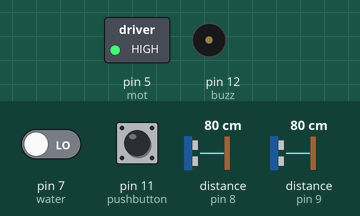
The sketch below on a simulated Arduino Uno, built with avr-gcc and run on an emulated ATmega328P. Shown: switched loads named in the sketch (green lamp = pin HIGH), buzzer (waves = sounding, pin HIGH). Wiring (inferred from the names in the program): 2 × range finder with pulse-width output: data pin 8 / data pin 9. The test bench sets the inputs (shaded band); at power-on: pin 7 (water) LOW, pin 11 (pushbutton) HIGH, distance to the obstacle (sensors on pin 8, pin 9) 80 cm. The echo pulse lasts 58.3 µs per cm; pins used as bus, display or sensor lines are not drawn.

Above: at 0.6 s.
At 4.8 s:
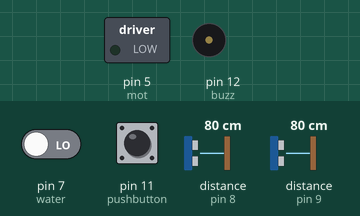
Timing chart, 0 to 6.8 s (numbered marks = the images above):
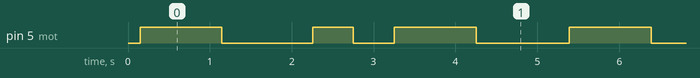

Measured:
- by itself, pin 5 (mot): repeats every 5.2 s: LOW 1.1 s, HIGH 0.50 s, LOW 0.50 s, HIGH 1.0 s, LOW 1.1 s, HIGH 1.0 s
- by itself, everything shown: repeats every 5.2 s, in 6 steps

The sketch:

project.ino
```cpp
const int water=7;
const int trigpin=13;
const int echopin1=8;
const int echopin2=9;
const int echopin3=10;
const int buzz=12;
const int mot=5;
const int pushbutton=11;
int buttonstate=0;
int check=0;

//check variable is included to neglect the output of upper ultrasonic sensor while both obstacle detecting and upper gives their output as high


void setup()
{
pinMode(trigpin,OUTPUT);
pinMode(echopin1,INPUT);
pinMode(echopin2,INPUT);
pinMode(echopin3,INPUT);
pinMode(buzz,OUTPUT);
pinMode(mot,OUTPUT);
pinMode(pushbutton,INPUT);
pinMode(water,INPUT);
Serial.begin(9600);
}


//function for obstacle avoiding ultrasonic sensor
void ultrasonic1()
{
  int distance1;
  int duration1;
  digitalWrite(trigpin,LOW);
  delayMicroseconds(20);


  digitalWrite(trigpin,HIGH);
  delay(100);
  digitalWrite(trigpin,LOW);

  duration1=pulseIn(echopin1,HIGH);

  distance1=duration1*0.034/2;
  if(distance1)
  {  check=HIGH;
  }
  else
  {
    check=LOW;
  }

buttonstate=digitalRead(pushbutton);

if(pushbutton==LOW)
{
  if(distance1<=200)
  {
    digitalWrite(buzz,HIGH);
    tone(2000,400);
    delay(1000);
    digitalWrite(buzz,LOW);

  }
}

//codeblock for vibrating motor
  else
  {
     digitalWrite(mot,HIGH);
    delay(1000);
    digitalWrite(mot,LOW);
    delay(1000);
  }
}


//function for pothole detection  ultrasonic sensor
void ultrasonic2()
{

  int distance2;
  int duration2;


  digitalWrite(trigpin,LOW);
  delayMicroseconds(20);


  digitalWrite(trigpin,HIGH);
  delay(100);
  digitalWrite(trigpin,LOW);


  duration2=pulseIn(echopin2,HIGH);

  distance2=duration2*0.034/2;

  buttonstate=digitalRead(pushbutton);


  if(buttonstate==LOW)
  {
  if(distance2>=147)
  {
     digitalWrite(buzz,HIGH);
    tone(2500,400);
    delay(1000);
    digitalWrite(buzz,LOW);

}
  }


//codeblock for vibrating motor
else
{


    digitalWrite(mot,HIGH);
    delay(500);
    digitalWrite(mot,LOW);
    delay(500);
  }
}


//function for water detection sensor

void water1()
{
 if(digitalRead(water)==HIGH )
{
  digitalWrite(buzz,HIGH);
  tone(700,4000,1000);
  digitalWrite(buzz,LOW);
}
else{
  digitalWrite(buzz,LOW);
}


 //codeblock for vibrating motor
  buttonstate=digitalRead(pushbutton);
  if(buttonstate==HIGH)
  {
    digitalWrite(mot,HIGH);
    delay(1000);
    digitalWrite(mot,LOW);
    delay(1000);
  }


}


//function for upper hindrance

void ultrasonic3()
{

  int distance3;
  int duration3;
  digitalWrite(trigpin,LOW);
  delayMicroseconds(20);


  digitalWrite(trigpin,HIGH);
  delay(100);
  digitalWrite(trigpin,LOW);

  duration3=pulseIn(echopin3,HIGH);

  distance3=duration3*0.034/2;

  buttonstate=digitalRead(pushbutton);


if(buttonstate==LOW)
{

  if(distance3>=176&&distance3<=180)
  {
    digitalWrite(buzz,HIGH);
    tone(4000,200);
    delay(1000);
    digitalWrite(buzz,LOW);
  }

}
  //codeblock for vibrating motor
  else
  {

    digitalWrite(mot,HIGH);
    delay(1500);
    digitalWrite(mot,LOW);
    delay(500);
  }

}


//function for repetitive output

void loop()
{
  ultrasonic1();
  ultrasonic2();
  if(check==LOW)
  {
    ultrasonic3;
  }
  water1();
}
```
